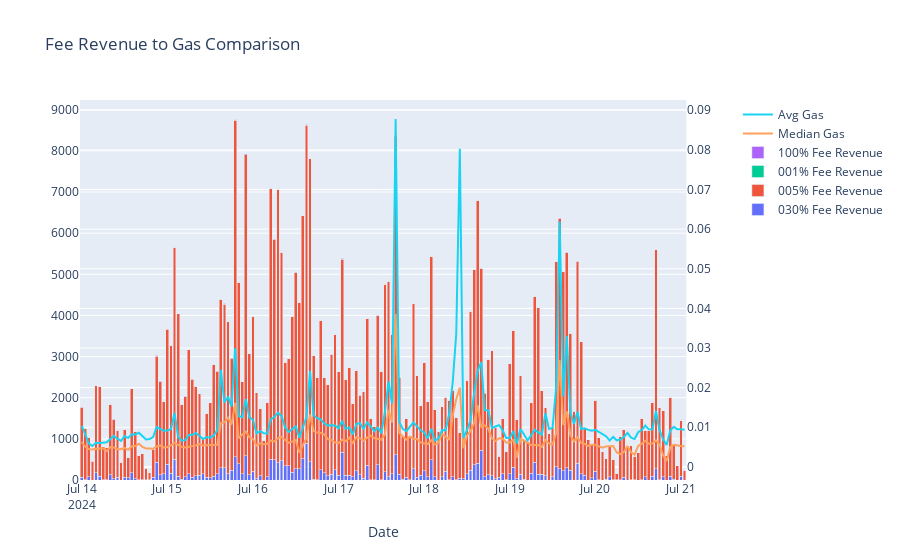

Source (notebook cell):
### Markdown cell above
### Volatile-Stable Pair Visualizations

- USDC-WETH

### Code cell
usdc_weth_gas_to_rev_fig = gas_to_rev_chart(usdc_weth, barmode='stack')

### Figure 1 — Plotly figure (JSON) as saved in the notebook; plotly's stock layout.template omitted (floating-point values rounded to 4 significant figures; data arrays with more than 128 entries replaced by an {"elided": "..."} marker saying what was removed)
{"data": [{"name": "030% Fee Revenue", "type": "bar", "x": {"elided": "170 str values"}, "xaxis": "x", "y": {"elided": "170 float values"}, "yaxis": "y"}, {"name": "005% Fee Revenue", "type": "bar", "x": {"elided": "170 str values"}, "xaxis": "x", "y": {"elided": "170 float values"}, "yaxis": "y"}, {"name": "001% Fee Revenue", "type": "bar", "x": {"elided": "170 str values"}, "xaxis": "x", "y": {"elided": "170 float values"}, "yaxis": "y"}, {"name": "100% Fee Revenue", "type": "bar", "x": {"elided": "170 str values"}, "xaxis": "x", "y": {"elided": "170 float values"}, "yaxis": "y"}, {"mode": "lines", "name": "Median Gas", "type": "scatter", "x": {"elided": "170 str values"}, "xaxis": "x", "y": {"elided": "170 float values"}, "yaxis": "y2"}, {"mode": "lines", "name": "Avg Gas", "type": "scatter", "x": {"elided": "170 str values"}, "xaxis": "x", "y": {"elided": "170 float values"}, "yaxis": "y2"}], "layout": {"barmode": "stack", "title": {"text": "Fee Revenue to Gas Comparison"}, "xaxis": {"anchor": "y", "domain": [0, 0.94], "title": {"text": "Date"}}, "yaxis": {"anchor": "x", "domain": [0, 1]}, "yaxis2": {"anchor": "x", "overlaying": "y", "side": "right"}}}
